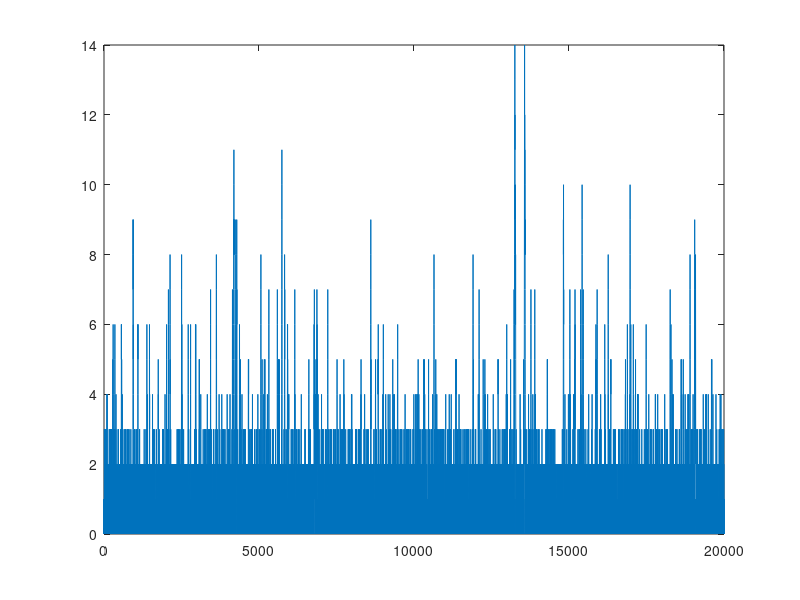

Here is the MATLAB script that generated this plot:
%ee511proj8
clear all;close all;clc;
time = zeros();%each time spending on trasferring to next state
m = 120;
num = zeros(1,20000);%num of broken pc //state
lamda = 1/(24*60);
mu = 1/16;
idletech = zeros();%in each state, number of idle tech
k = 3;
t21(2,20000)=zeros();
t22(2,20000)=zeros();
t23(2,20000)=zeros();
t1=zeros();
for i = 1:20000
    if i == 1 || num(i)==0
        t1(i) = exprnd(1/(m*lamda));
        time(i) = t1(i);
        m = m - 1;
        idletech(i+1)= k-1;
        if i<20000
        num(i+1)=num(i)+1;
        t21(2,i+1)=1;
        if rand()>0.2
            t21(1,i+1)=5;
        else
            t21(1,i+1)=60;
        end;
        t22(2,i+1)=0;
        if rand()>0.2
            t22(1,i+1)=5;
        else
            t22(1,i+1)=60;
        end;
        t23(2,i+1)=0;
        if rand()>0.2
            t23(1,i+1)=5;
        else
            t23(1,i+1)=60;
        end;
        end;
    else
        t1(i) = exprnd(1/(m*lamda));
        if t1(i) < min([t21(1,i),t22(1,i),t23(1,i)]) || (t21(2,i)==0 && t22(2,i)==0 && t23(2,i)==0)
            m = m-1;
            time(i)=t1(i);
            if i<20000
                if num(i)<k
                    idletech(i+1) = idletech(i)-1;
                else
                    idletech(i+1) = idletech(i);
                end;
            num(i+1)=num(i)+1;
            if t21(2,i)==1
                t21(1,i+1)=t21(1,i)-time(i);
            else
                t21(1,i+1)=t21(1,i);
            end;
            if t22(2,i)==1
                t22(1,i+1)=t22(1,i)-time(i);
            else
                t22(1,i+1)=t22(1,i);
            end;
            if t23(2,i)==1
                t23(1,i+1)=t23(1,i)-time(i);
            else
                t23(1,i+1)=t23(1,i);
            end;
            t21(2,i+1)=1;
            t22(2,i+1)=1;
            t23(2,i+1)=1;
            end;
        elseif num(i)>0
            m = m+1;
            time(i)=min([t21(1,i),t22(1,i),t23(1,i)]);

            if i<20000
                if num(i)<= k
                idletech(i+1) = idletech(i)+1;
                else
                idletech(i+1) = idletech(i);
                end;
                num(i+1)=num(i)-1;
                if time(i)==t21(1,i)
                    if num(i+1)==0
                        t21(2,i+1)=0;
                    elseif (num(i+1)==1 && t22(2,i)==1) || (num(i+1)==1 && t23(2,i)==1) || (num(i+1)==2 && t23(2,i)==1 && t22(2,i)==1)
                        t21(2,i+1)=0;
                    else
                        t21(2,i+1)=1;
                    end;
                    if rand()>0.2
                        t21(1,i+1)=5;
                    else
                        t21(1,i+1)=60;
                    end;
                    t22(1,i+1)=t22(1,i)-time(i);
                    t22(2,i+1)=t22(1,i);
                    t23(1,i+1)=t23(1,i)-time(i);
                    t23(2,i+1)=t23(1,i);
                end;
                
                if time(i)==t22(1,i)
                    if num(i+1)==0
                        t22(2,i+1)=0;
                    elseif (num(i+1)==1 && t21(2,i)==1) || (num(i+1)==1 && t23(2,i)==1) || (num(i+1)==2 && t23(2,i)==1 && t21(2,i)==1)
                        t22(2,i+1)=0;
                    else
                        t22(2,i+1)=1;
                    end;
                    if rand()>0.2
                        t22(1,i+1)=5;
                    else
                        t22(1,i+1)=60;
                    end;
                    t21(1,i+1)=t22(1,i)-time(i);
                    t21(2,i+1)=t22(1,i);
                    t23(1,i+1)=t23(1,i)-time(i);
                    t23(2,i+1)=t23(1,i);
                end;
                
                if time(i)==t23(1,i)
                    if num(i+1)==0
                        t23(2,i+1)=0;
                    elseif (num(i+1)==1 && t22(2,i)==1) || (num(i+1)==1 && t21(2,i)==1) || (num(i+1)==2 && t21(2,i)==1 && t22(2,i)==1)
                        t23(2,i+1)=0;
                    else
                        t23(2,i+1)=1;
                    end;
                    if rand()>0.2
                        t23(1,i+1)=5;
                    else
                        t23(1,i+1)=60;
                    end;
                    t22(1,i+1)=t22(1,i)-time(i);
                    t22(2,i+1)=t22(1,i);
                    t21(1,i+1)=t21(1,i)-time(i);
                    t21(2,i+1)=t21(1,i);
                end; 
            end;
        else
            if i<20000
            time(i)=t1(i);
            idletech(i+1) = idletech(i);
            num(i+1)=num(i);
            t21(1,i+1)=t21(1,i);
            t21(2,i+1)=t21(2,i);
            t22(1,i+1)=t22(1,i);
            t22(2,i+1)=t22(2,i);
            t23(1,i+1)=t23(1,i);
            t23(2,i+1)=t23(2,i);
            end;
        end;
    end;
end;

meanNumOfDownPC =  sum(time.*num)/sum(time)

newnum = num;
for i=1 :20000
    if newnum(i)<5
       newnum(i) = 0;
    else
       newnum(i) = 1;
    end;
end;
plot(num);
prob5moreMach = sum(newnum.*time)/sum(time)
expNumOfIdleTech = sum(time.*idletech)/sum(time)